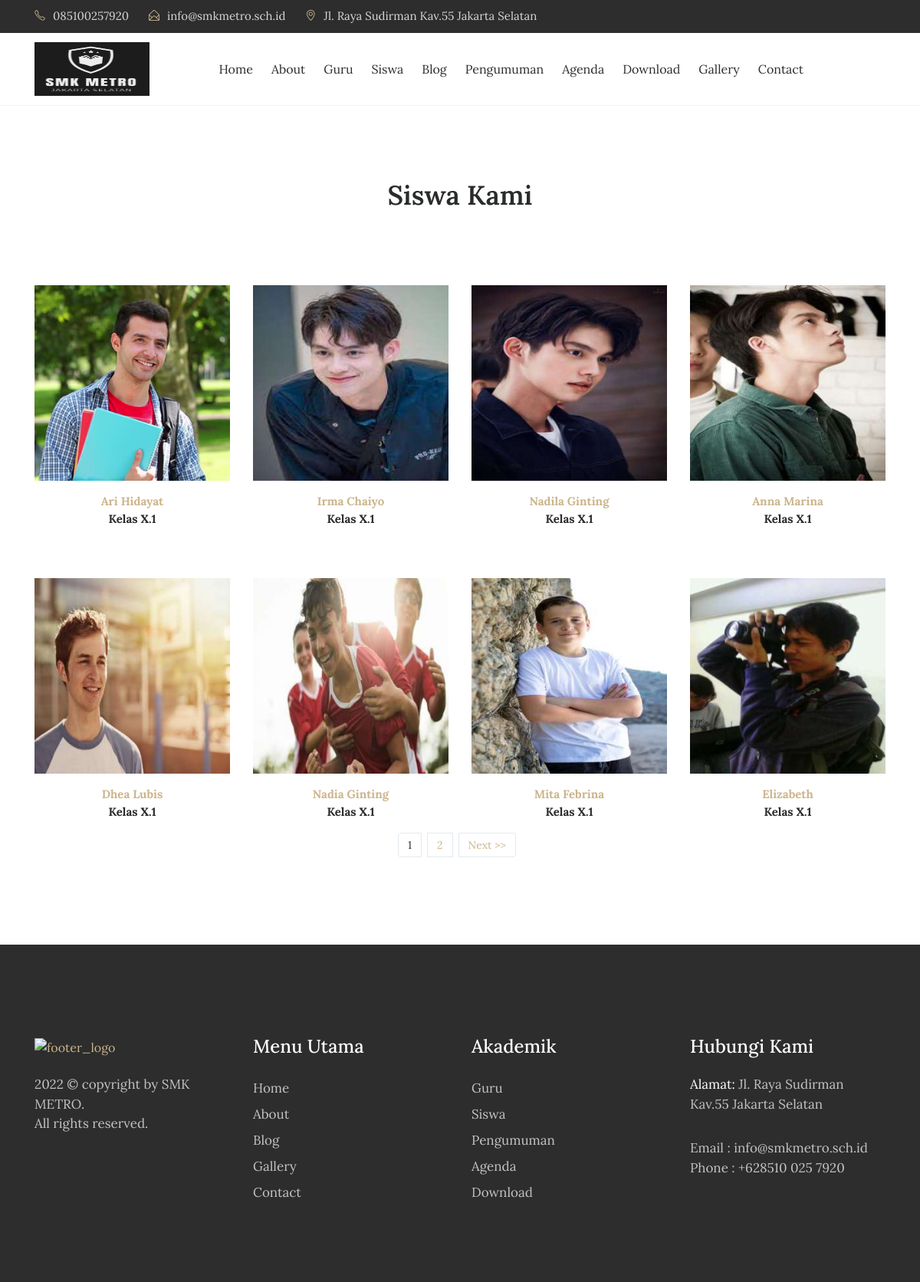
/index.php/siswa, run on the app's committed database.
### tables this page shows
CREATE TABLE `tbl_siswa` (
  `siswa_id` int(11) NOT NULL,
  `siswa_nis` varchar(20) DEFAULT NULL,
  `siswa_nama` varchar(70) DEFAULT NULL,
  `siswa_jenkel` varchar(2) DEFAULT NULL,
  `siswa_kelas_id` int(11) DEFAULT NULL,
  `siswa_photo` varchar(40) DEFAULT NULL
);

CREATE TABLE `tbl_kelas` (
  `kelas_id` int(11) NOT NULL,
  `kelas_nama` varchar(40) DEFAULT NULL
);

### index.php (called while the page is built, shortened)
<?php
require_once BASEPATH.'core/CodeIgniter.php';

### application/models/M_siswa.php (called while the page is built, shortened)
<?php
class M_siswa extends CI_Model{
	function siswa_perpage($offset,$limit){
		$hsl=$this->db->query("SELECT tbl_siswa.*,kelas_nama FROM tbl_siswa JOIN tbl_kelas ON siswa_kelas_id=kelas_id limit $offset,$limit");
		return $hsl;
	}
}

### application/views/depan/v_siswa.php (the view, shortened to what this page needs)
<!DOCTYPE html>
<html lang="en">
<head>
    <link rel="stylesheet" href="<?php echo base_url().'theme/css/bootstrap.min.css'?>">
    <link rel="stylesheet" href="<?php echo base_url().'theme/css/font-awesome.min.css'?>">
    <link rel="stylesheet" href="<?php echo base_url().'theme/css/simple-line-icons.css'?>">
    <link rel="stylesheet" href="<?php echo base_url().'theme/css/slick.css'?>">
    <link rel="stylesheet" href="<?php echo base_url().'theme/css/slick-theme.css'?>">
    <link rel="stylesheet" href="<?php echo base_url().'theme/css/owl.carousel.min.css'?>">
    <link href="<?php echo base_url().'theme/css/style.css'?>" rel="stylesheet">
</head>
<body>
  <div class="header-topbar">
      <div class="container">
          <div class="row">
              <div class="col-xs-6 col-sm-8 col-md-9">
                  <div class="header-top_address">
                      <div class="header-top_list">
                          <span class="icon-phone"></span>085100257920
                      </div>
                      <div class="header-top_list">
                          <span class="icon-envelope-open"></span>info@smkmetro.sch.id
                      </div>
                      <div class="header-top_list">
                          <span class="icon-location-pin"></span>Jl. Raya Sudirman Kav.55 Jakarta Selatan
                      </div>
                  </div>
              </div>
              <div class="col-xs-6 col-sm-4 col-md-3">
              </div>
          </div>
      </div>
  </div>
  <div data-toggle="affix" style="border-bottom:solid 1px #f2f2f2;">
      <div class="container nav-menu2">
          <div class="row">
              <div class="col-md-11">
                    <nav class="navbar navbar2 navbar-toggleable-md navbar-light bg-faded">
                      <a href="<?php echo site_url('');?>" class="navbar-brand nav-brand2"><img class="img img-responsive" width="150px" height="70px" src="<?php echo base_url().'assets/images/logo-up.png'?>"></a>
                      <div class="collapse navbar-collapse justify-content-end" id="navbarNavDropdown">
                          <ul class="navbar-nav">
                              <li class="nav-item">
                                  <a class="nav-link" href="<?php echo site_url('');?>">Home</a>
                              </li>
                              <li class="nav-item">
                                  <a class="nav-link" href="<?php echo site_url('about');?>">About</a>
                              </li>
                              <li class="nav-item">
                                  <a class="nav-link" href="<?php echo site_url('guru');?>">Guru</a>
                              </li>
                              <li class="nav-item">
                                  <a class="nav-link" href="<?php echo site_url('siswa');?>">Siswa</a>
                              </li>
                              <li class="nav-item">
                                  <a class="nav-link" href="<?php echo site_url('blog');?>">Blog</a>
                              </li>
                              <li class="nav-item">
                                  <a class="nav-link" href="<?php echo site_url('pengumuman');?>">Pengumuman</a>
                              </li>
                              <li class="nav-item">
                                  <a class="nav-link" href="<?php echo site_url('agenda');?>">Agenda</a>
                              </li>
                              <li class="nav-item">
                                  <a class="nav-link" href="<?php echo site_url('download');?>">Download</a>
                              </li>
                              <li class="nav-item">
                                  <a class="nav-link" href="<?php echo site_url('galeri');?>">Gallery</a>
                              </li>
                              <li class="nav-item">
                                <a class="nav-link" href="<?php echo site_url('contact');?>">Contact</a>
                              </li>
                        </ul>
                  </div>
                </nav>
              </div>
            </div>
          </div>
        </div>
    <section class="our-teachers">
        <div class="container">
            <div class="row">
                <div class="col-md-12">
                    <h2 class="mb-5">Siswa Kami</h2>
                </div>
            </div>
            <div class="row">
                <?php foreach ($data->result() as $row) : ?>
                    <div class="col-xs-12 col-sm-6 col-md-3">
                        <div class="admission_insruction">
                          <?php if(empty($row->siswa_photo)):?>
                            <img src="<?php echo base_url().'assets/images/blank.png';?>" class="img-fluid" alt="#">
                          <?php else:?>
                            <img src="<?php echo base_url().'assets/images/'.$row->siswa_photo;?>" class="img-fluid" alt="#">
                          <?php endif;?>
                            <p class="text-center mt-3"><span><?php echo $row->siswa_nama;?></span>
                                <br>
                                <?php echo $row->kelas_nama;?></p>
                        </div>
                    </div>
                <?php endforeach;?>
              </div>
            <nav><?php echo $page;?></nav>
        </div>
    </section>
<footer>
<div class="container">
    <div class="row">
        <div class="col-md-3">
            <div class="foot-logo">
                <a href="<?php echo site_url();?>">
                    <img src="<?php echo base_url().'theme/images/logo-whitde.png'?>" class="img-fluid" alt="footer_logo">
                </a>
                <p><?php echo date('Y');?> © copyright by SMK METRO</a>.  <br>All rights reserved.</p>
                </div>
            </div>
            <div class="col-md-3">
                <div class="sitemap">
                    <h3>Menu Utama</h3>
                    <ul>
                        <li><a href="<?php echo site_url();?>">Home</a></li>
                        <li><a href="<?php echo site_url('about');?>">About</a></li>
                        <li><a href="<?php echo site_url('artikel');?>">Blog </a></li>
                        <li><a href="<?php echo site_url('galeri');?>">Gallery</a></li>
                        <li><a href="<?php echo site_url('contact');?>">Contact</a></li>
                    </ul>
                </div>
            </div>
            <div class="col-md-3">
              <div class="sitemap">
                  <h3>Akademik</h3>
                  <ul>
                      <li><a href="<?php echo site_url('guru');?>">Guru</a></li>
                      <li><a href="<?php echo site_url('siswa');?>">Siswa </a></li>
                      <li><a href="<?php echo site_url('pengumuman');?>">Pengumuman</a></li>
                      <li><a href="<?php echo site_url('agenda');?>">Agenda</a></li>
                      <li><a href="<?php echo site_url('download');?>">Download</a></li>
                  </ul>
              </div>
            </div>
            <div class="col-md-3">
                <div class="address">
                    <h3>Hubungi Kami</h3>
                    <p><span>Alamat: </span> Jl. Raya Sudirman Kav.55 Jakarta Selatan</p>
                    <p>Email : info@smkmetro.sch.id
                        <br> Phone : +628510 025 7920</p>
                    </div>
                </div>
            </div>
        </div>
    </footer>
</body>
</html>

### data on the page
tbl_siswa: siswa_photo (picture), siswa_nama "Ari Hidayat", tbl_kelas.kelas_nama "Kelas X.1"
tbl_siswa: siswa_photo (picture), siswa_nama "Irma Chaiyo", tbl_kelas.kelas_nama "Kelas X.1"
tbl_siswa: siswa_photo (picture), siswa_nama "Nadila Ginting", tbl_kelas.kelas_nama "Kelas X.1"
tbl_siswa: siswa_photo (picture), siswa_nama "Anna Marina", tbl_kelas.kelas_nama "Kelas X.1"
tbl_siswa: siswa_photo (picture), siswa_nama "Dhea Lubis", tbl_kelas.kelas_nama "Kelas X.1"
tbl_siswa: siswa_photo (picture), siswa_nama "Nadia Ginting", tbl_kelas.kelas_nama "Kelas X.1"
tbl_siswa: siswa_photo (picture), siswa_nama "Mita Febrina", tbl_kelas.kelas_nama "Kelas X.1"
tbl_siswa: siswa_photo (picture), siswa_nama "Elizabeth", tbl_kelas.kelas_nama "Kelas X.1"

### other printed values
$page "1 2 Next >>"
